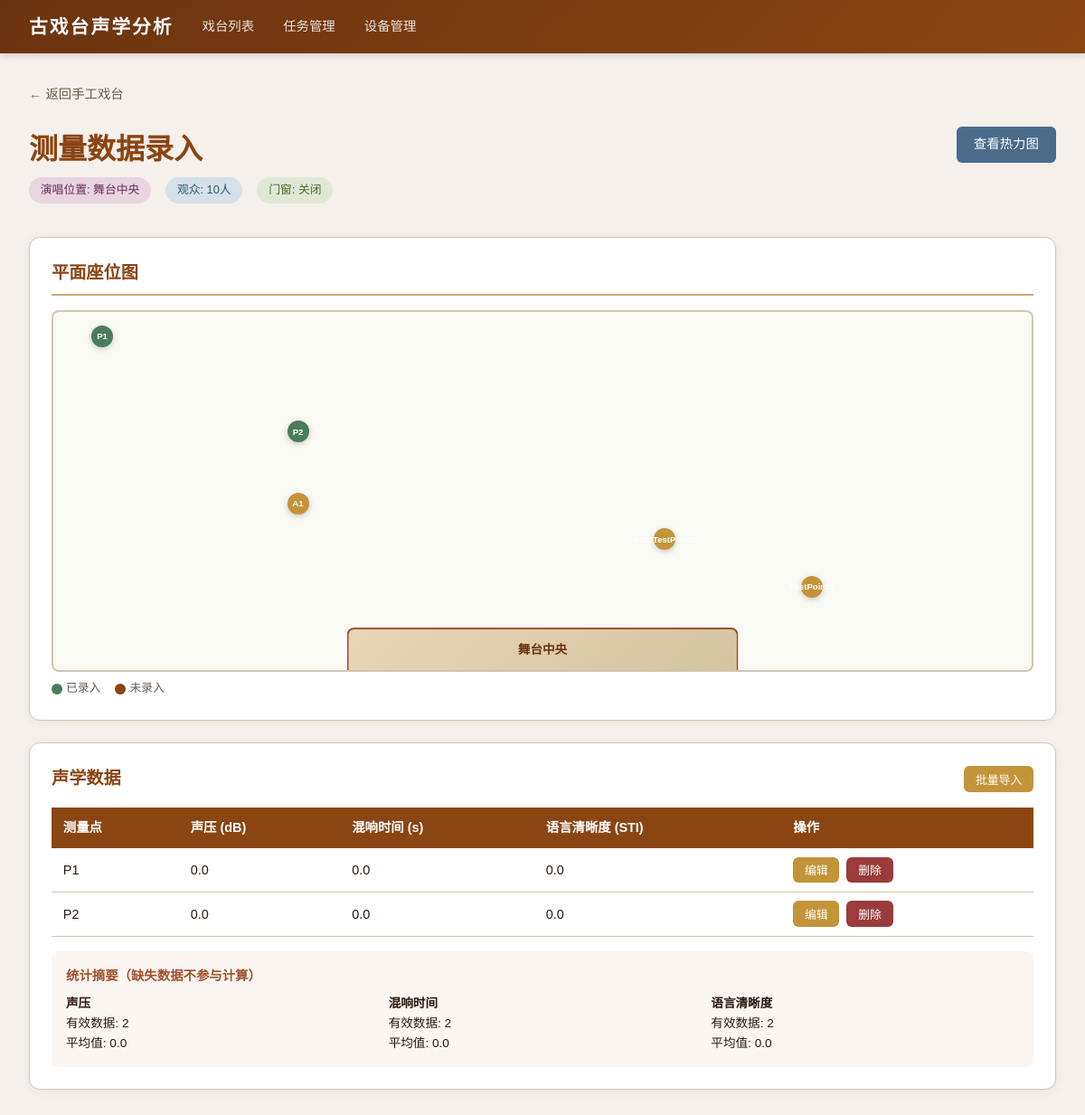
The app's page /stages/1/sessions/1 with its own data.
### tables this page shows
CREATE TABLE stages (
            id INTEGER PRIMARY KEY AUTOINCREMENT,
            name TEXT NOT NULL,
            location TEXT NOT NULL DEFAULT '',
            description TEXT NOT NULL DEFAULT '',
            plan_width REAL NOT NULL DEFAULT 20.0,
            plan_height REAL NOT NULL DEFAULT 15.0,
            created_at TIMESTAMP DEFAULT CURRENT_TIMESTAMP
        );

CREATE TABLE measurement_sessions (
            id INTEGER PRIMARY KEY AUTOINCREMENT,
            stage_id INTEGER NOT NULL,
            singer_position TEXT NOT NULL DEFAULT '舞台中央',
            audience_count INTEGER NOT NULL DEFAULT 0,
            door_window_state TEXT NOT NULL DEFAULT 'closed',
            notes TEXT NOT NULL DEFAULT '',
            created_at TIMESTAMP DEFAULT CURRENT_TIMESTAMP, task_id INTEGER
            REFERENCES measurement_tasks(id) ON DELETE SET NULL,
            FOREIGN KEY (stage_id) REFERENCES stages(id) ON DELETE CASCADE
        );

CREATE TABLE measurement_points (
            id INTEGER PRIMARY KEY AUTOINCREMENT,
            stage_id INTEGER NOT NULL,
            label TEXT NOT NULL,
            x REAL NOT NULL,
            y REAL NOT NULL,
            created_at TIMESTAMP DEFAULT CURRENT_TIMESTAMP,
            FOREIGN KEY (stage_id) REFERENCES stages(id) ON DELETE CASCADE,
            UNIQUE(stage_id, x, y)
        );

CREATE TABLE acoustic_data (
            id INTEGER PRIMARY KEY AUTOINCREMENT,
            session_id INTEGER NOT NULL,
            point_id INTEGER NOT NULL,
            sound_pressure REAL,
            reverberation_time REAL,
            speech_clarity REAL,
            notes TEXT NOT NULL DEFAULT '',
            created_at TIMESTAMP DEFAULT CURRENT_TIMESTAMP,
            FOREIGN KEY (session_id) REFERENCES measurement_sessions(id) ON DELETE CASCADE,
            FOREIGN KEY (point_id) REFERENCES measurement_points(id) ON DELETE CASCADE,
            UNIQUE(session_id, point_id)
        );

### app/routers/sessions.py (the view)
@router.get("/stages/{stage_id}/sessions/{session_id}", response_class=HTMLResponse)
def session_detail(request: Request, stage_id: int, session_id: int, db=Depends(get_db)):
    cursor = db.cursor()
    cursor.execute("SELECT * FROM stages WHERE id = ?", (stage_id,))
    stage = cursor.fetchone()
    if not stage:
        raise HTTPException(status_code=404, detail="戏台不存在")
    stage = dict(stage)
    cursor.execute("SELECT * FROM measurement_sessions WHERE id = ? AND stage_id = ?", (session_id, stage_id))
    session = cursor.fetchone()
    if not session:
        raise HTTPException(status_code=404, detail="测量场次不存在")
    session = dict(session)
    task = None
    if session.get("task_id"):
        cursor.execute("SELECT * FROM measurement_tasks WHERE id = ?", (session["task_id"],))
        task_row = cursor.fetchone()
        if task_row:
            task = dict(task_row)
    cursor.execute("SELECT * FROM measurement_points WHERE stage_id = ? ORDER BY label", (stage_id,))
    points = [dict(row) for row in cursor.fetchall()]
    cursor.execute("""
        SELECT ad.*, mp.label as point_label, mp.x, mp.y
        FROM acoustic_data ad
        JOIN measurement_points mp ON ad.point_id = mp.id
        WHERE ad.session_id = ?
        ORDER BY mp.label
    """, (session_id,))
    data_rows = [dict(row) for row in cursor.fetchall()]
    data_map = {}
    for d in data_rows:
        data_map[d["point_id"]] = d
    return templates.TemplateResponse("session_detail.html", {
        "request": request, "stage": stage, "session": session,
        "points": points, "data_rows": data_rows, "data_map": data_map,
        "task": task,
    })

### app/templates/session_detail.html (shortened to what this page needs)
{% extends "base.html" %}
{% block content %}
<div style="margin-bottom:1.5rem;">
    <a href="/stages/{{ stage.id }}" style="color:var(--text-light);text-decoration:none;font-size:0.9rem;">← 返回{{ stage.name }}</a>
</div>
<div style="display:flex;justify-content:space-between;align-items:flex-start;margin-bottom:1.5rem;">
    <div>
        <h1 style="color:var(--primary);margin-bottom:0.3rem;">测量数据录入</h1>
        <div class="session-condition">
            <span class="condition-tag condition-singer">演唱位置: {{ session.singer_position }}</span>
            <span class="condition-tag condition-audience">观众: {{ session.audience_count }}人</span>
            <span class="condition-tag condition-door">门窗:
                {% if session.door_window_state == 'open' %}开启
                {% elif session.door_window_state == 'closed' %}关闭
                {% else %}半开{% endif %}
            </span>
        </div>
    </div>
    <div class="actions">
        <a href="/stages/{{ stage.id }}/heatmap/{{ session.id }}" class="btn btn-info">查看热力图</a>
    </div>
</div>
<div class="card">
    <h2>平面座位图</h2>
    <div class="plan-canvas" style="height:350px;">
        <div class="stage-area" style="width:40%;height:12%;">
            {{ session.singer_position }}
        </div>
        {% for p in points %}
        {% set has_data = data_map.get(p.id) %}
        <div class="point-marker {% if has_data %}has-data{% else %}missing-data{% endif %}"
             style="left:{{ (p.x / stage.plan_width * 100) }}%;top:{{ (p.y / stage.plan_height * 100) }}%;"
             title="{{ p.label }} {% if has_data %}(已录入){% else %}(未录入){% endif %}"
             onclick="openDataForm({{ p.id }}, '{{ p.label }}', {% if has_data %}{% if has_data.sound_pressure is not none %}{{ has_data.sound_pressure }}{% else %}null{% endif %},{% if has_data.reverberation_time is not none %}{{ has_data.reverberation_time }}{% else %}null{% endif %},{% if has_data.speech_clarity is not none %}{{ has_data.speech_clarity }}{% else %}null{% endif %}{% else %}null,null,null{% endif %})">
            {{ p.label }}
        </div>
        {% endfor %}
    </div>
    <div style="margin-top:0.5rem;display:flex;gap:1rem;font-size:0.8rem;color:var(--text-light);">
        <span><span style="display:inline-block;width:12px;height:12px;border-radius:50%;background:var(--success);vertical-align:middle;margin-right:4px;"></span>已录入</span>
        <span><span style="display:inline-block;width:12px;height:12px;border-radius:50%;background:var(--primary);vertical-align:middle;margin-right:4px;"></span>未录入</span>
    </div>
</div>
<div class="card">
    <div style="display:flex;justify-content:space-between;align-items:center;margin-bottom:1rem;">
        <h2 style="margin-bottom:0;border:none;padding:0;">声学数据</h2>
        <div class="actions">
            <button class="btn btn-warning btn-sm" onclick="document.getElementById('batch-form').style.display='block'">批量导入</button>
        </div>
    </div>
    {% if data_rows %}
    <table>
        <thead>
            <tr>
                <th>测量点</th>
                <th>声压 (dB)</th>
                <th>混响时间 (s)</th>
                <th>语言清晰度 (STI)</th>
                <th>操作</th>
            </tr>
        </thead>
        <tbody>
            {% for d in data_rows %}
            <tr>
                <td>{{ d.point_label }}</td>
                <td>{% if d.sound_pressure is not none %}{{ d.sound_pressure }}{% else %}<span class="missing-indicator">缺失</span>{% endif %}</td>
                <td>{% if d.reverberation_time is not none %}{{ d.reverberation_time }}{% else %}<span class="missing-indicator">缺失</span>{% endif %}</td>
                <td>{% if d.speech_clarity is not none %}{{ d.speech_clarity }}{% else %}<span class="missing-indicator">缺失</span>{% endif %}</td>
                <td class="actions">
                    <button class="btn btn-warning btn-sm" onclick="openDataForm({{ d.point_id }}, '{{ d.point_label }}', {{ d.sound_pressure or 'null' }}, {{ d.reverberation_time or 'null' }}, {{ d.speech_clarity or 'null' }})">编辑</button>
                    <form action="/stages/{{ stage.id }}/sessions/{{ session.id }}/data/{{ d.id }}/delete" method="post" onsubmit="return confirm('确定删除该数据？')">
                        <button type="submit" class="btn btn-danger btn-sm">删除</button>
                    </form>
                </td>
            </tr>
            {% endfor %}
        </tbody>
    </table>
    <div style="margin-top:1rem;padding:1rem;background:rgba(212,165,116,0.1);border-radius:8px;">
        <h3 style="font-size:0.9rem;margin-bottom:0.5rem;">统计摘要（缺失数据不参与计算）</h3>
        {% set ns = namespace(sp_vals=[], rt_vals=[], sc_vals=[]) %}
        {% for d in data_rows %}
            {% if d.sound_pressure is not none %}{% set ns.sp_vals = ns.sp_vals + [d.sound_pressure] %}{% endif %}
            {% if d.reverberation_time is not none %}{% set ns.rt_vals = ns.rt_vals + [d.reverberation_time] %}{% endif %}
            {% if d.speech_clarity is not none %}{% set ns.sc_vals = ns.sc_vals + [d.speech_clarity] %}{% endif %}
        {% endfor %}
        <div style="display:grid;grid-template-columns:repeat(3,1fr);gap:1rem;font-size:0.85rem;">
            <div>
                <strong>声压</strong><br>
                有效数据: {{ ns.sp_vals|length }}<br>
                {% if ns.sp_vals %}平均值: {{ ns.sp_vals|sum / ns.sp_vals|length|round(2) }}{% endif %}
            </div>
            <div>
                <strong>混响时间</strong><br>
                有效数据: {{ ns.rt_vals|length }}<br>
                {% if ns.rt_vals %}平均值: {{ ns.rt_vals|sum / ns.rt_vals|length|round(3) }}{% endif %}
            </div>
            <div>
                <strong>语言清晰度</strong><br>
                有效数据: {{ ns.sc_vals|length }}<br>
                {% if ns.sc_vals %}平均值: {{ ns.sc_vals|sum / ns.sc_vals|length|round(3) }}{% endif %}
            </div>
        </div>
    </div>
    {% else %}
    <p style="color:var(--text-light);text-align:center;padding:1rem;">点击平面图上的测量点开始录入数据</p>
    {% endif %}
</div>
{% endblock %}

### app/templates/base.html (style rules this page uses)
:root { --primary: #8B4513; --primary-light: #A0522D; --primary-dark: #6B3410; --accent: #D4A574; --bg: #F5F0EB; --card-bg: #FFFFFF; --text: #2C1810; --text-light: #6B5B4F; --border: #D4C5B0; --success: #4A7C59; --warning: #C4943A; --danger: #9B3B3B; --info: #4A6B8A; }
* { margin: 0; padding: 0; box-sizing: border-box; }
body { font-family: "PingFang SC", "Microsoft YaHei", "Hiragino Sans GB", sans-serif; background: var(--bg); color: var(--text); line-height: 1.6; }
.card { background: var(--card-bg); border-radius: 12px; box-shadow: 0 2px 12px rgba(0,0,0,0.06); padding: 1.5rem; margin-bottom: 1.5rem; border: 1px solid var(--border); }
.card h2 { color: var(--primary); margin-bottom: 1rem; padding-bottom: 0.5rem; border-bottom: 2px solid var(--accent); font-size: 1.2rem; }
.card h3 { color: var(--primary-light); margin-bottom: 0.8rem; font-size: 1.05rem; }
.btn { display: inline-block; padding: 0.5rem 1.2rem; border-radius: 6px; border: none; cursor: pointer; font-size: 0.9rem; text-decoration: none; transition: all 0.2s; font-family: inherit; }
.btn-danger { background: var(--danger); color: white; }
.btn-warning { background: var(--warning); color: white; }
.btn-info { background: var(--info); color: white; }
.btn-sm { padding: 0.3rem 0.8rem; font-size: 0.8rem; }
form { display: inline; }
table { width: 100%; border-collapse: collapse; font-size: 0.9rem; }
table th { background: var(--primary); color: white; padding: 0.7rem 0.8rem; text-align: left; font-weight: 600; }
table td { padding: 0.6rem 0.8rem; border-bottom: 1px solid var(--border); }
.actions { display: flex; gap: 0.5rem; flex-wrap: wrap; }
.plan-canvas { background: #FAFAF5; border: 2px solid var(--border); border-radius: 8px; position: relative; min-height: 400px; overflow: hidden; }
.stage-area { position: absolute; bottom: 0; left: 50%; transform: translateX(-50%); background: linear-gradient(135deg, #E8D5B7, #D4C5A0); border: 2px solid var(--primary-light); border-bottom: none; border-radius: 8px 8px 0 0; display: flex; align-items: center; justify-content: center; color: var(--primary-dark); font-weight: 600; font-size: 0.85rem; }
.point-marker { position: absolute; width: 24px; height: 24px; border-radius: 50%; background: var(--primary); color: white; display: flex; align-items: center; justify-content: center; font-size: 0.6rem; font-weight: 700; transform: translate(-50%, -50%); cursor: pointer; box-shadow: 0 2px 6px rgba(0,0,0,0.2); transition: transform 0.2s; z-index: 2; }
.point-marker.has-data { background: var(--success); }
.point-marker.missing-data { background: var(--warning); }
.session-condition { display: flex; gap: 1rem; flex-wrap: wrap; margin-bottom: 0.8rem; }
.condition-tag { padding: 0.25rem 0.8rem; border-radius: 15px; font-size: 0.8rem; font-weight: 500; }
.condition-singer { background: #E8D5E0; color: #6B2D5B; }
.condition-audience { background: #D5E0E8; color: #2D5B6B; }
.condition-door { background: #E0E8D5; color: #4A6B2D; }

### records on screen
stages: name "手工戏台"
measurement_sessions: singer_position "舞台中央", audience_count "10"
measurement_points: label "A1"
measurement_points: label "AutoTestPoint2"
measurement_points: label "P1"
measurement_points: label "P2"
measurement_points: label "TestPoint3"
acoustic_data: point_label "P1", sound_pressure "0.0", reverberation_time "0.0", speech_clarity "0.0"
acoustic_data: point_label "P2", sound_pressure "0.0", reverberation_time "0.0", speech_clarity "0.0"

### other values on screen
{{ ns.sp_vals|length }} "2"
{{ ns.sp_vals|sum / ns.sp_vals|length|round(2) }} "0.0"
{{ ns.rt_vals|length }} "2"
{{ ns.rt_vals|sum / ns.rt_vals|length|round(3) }} "0.0"
{{ ns.sc_vals|length }} "2"
{{ ns.sc_vals|sum / ns.sc_vals|length|round(3) }} "0.0"
